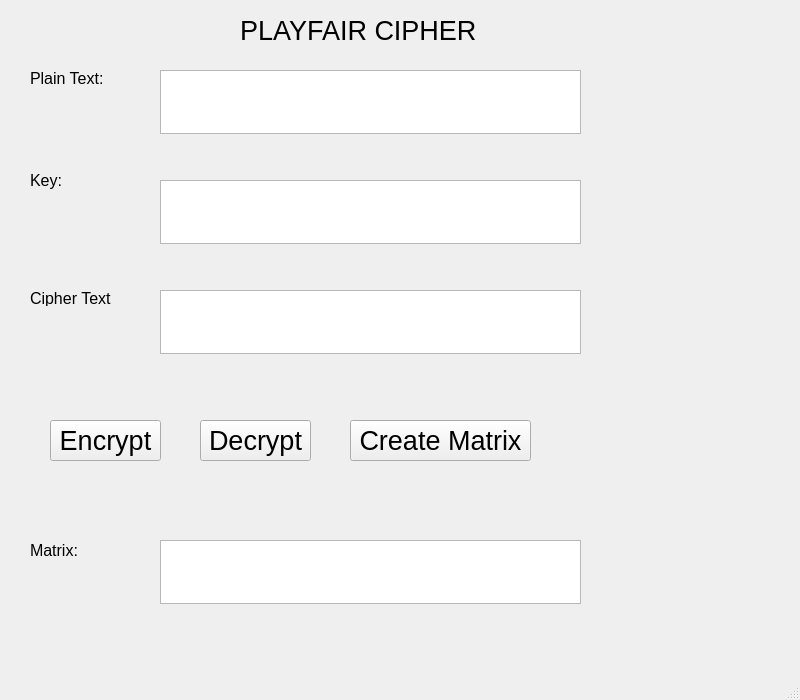
<?xml version="1.0" encoding="UTF-8"?>
<ui version="4.0">
 <class>MainWindow</class>
 <widget class="QMainWindow" name="MainWindow">
  <property name="geometry">
   <rect>
    <x>0</x>
    <y>0</y>
    <width>800</width>
    <height>700</height>
   </rect>
  </property>
  <property name="font">
   <font>
    <pointsize>20</pointsize>
   </font>
  </property>
  <property name="windowTitle">
   <string>MainWindow</string>
  </property>
  <widget class="QWidget" name="centralwidget">
   <widget class="QLabel" name="label">
    <property name="geometry">
     <rect>
      <x>240</x>
      <y>20</y>
      <width>241</width>
      <height>21</height>
     </rect>
    </property>
    <property name="text">
     <string>PLAYFAIR CIPHER</string>
    </property>
   </widget>
   <widget class="QLabel" name="label_2">
    <property name="geometry">
     <rect>
      <x>30</x>
      <y>70</y>
      <width>81</width>
      <height>16</height>
     </rect>
    </property>
    <property name="font">
     <font>
      <pointsize>12</pointsize>
     </font>
    </property>
    <property name="text">
     <string>Plain Text:</string>
    </property>
   </widget>
   <widget class="QLabel" name="label_3">
    <property name="geometry">
     <rect>
      <x>30</x>
      <y>170</y>
      <width>81</width>
      <height>21</height>
     </rect>
    </property>
    <property name="font">
     <font>
      <pointsize>12</pointsize>
     </font>
    </property>
    <property name="text">
     <string>Key:</string>
    </property>
   </widget>
   <widget class="QLabel" name="label_4">
    <property name="geometry">
     <rect>
      <x>30</x>
      <y>290</y>
      <width>81</width>
      <height>16</height>
     </rect>
    </property>
    <property name="font">
     <font>
      <pointsize>12</pointsize>
     </font>
    </property>
    <property name="text">
     <string>Cipher Text:</string>
    </property>
   </widget>
   <widget class="QLabel" name="label_5">
    <property name="geometry">
     <rect>
      <x>30</x>
      <y>540</y>
      <width>121</width>
      <height>21</height>
     </rect>
    </property>
    <property name="font">
     <font>
      <pointsize>12</pointsize>
     </font>
    </property>
    <property name="text">
     <string>Matrix:</string>
    </property>
   </widget>
   <widget class="QTextEdit" name="textPlainText">
    <property name="geometry">
     <rect>
      <x>160</x>
      <y>70</y>
      <width>421</width>
      <height>64</height>
     </rect>
    </property>
   </widget>
   <widget class="QTextEdit" name="textKey">
    <property name="geometry">
     <rect>
      <x>160</x>
      <y>180</y>
      <width>421</width>
      <height>64</height>
     </rect>
    </property>
   </widget>
   <widget class="QTextEdit" name="textCipherText">
    <property name="geometry">
     <rect>
      <x>160</x>
      <y>290</y>
      <width>421</width>
      <height>64</height>
     </rect>
    </property>
   </widget>
   <widget class="QTextEdit" name="textMatrix">
    <property name="geometry">
     <rect>
      <x>160</x>
      <y>540</y>
      <width>421</width>
      <height>64</height>
     </rect>
    </property>
    <property name="readOnly">
     <bool>true</bool>
    </property>
   </widget>
   <widget class="QPushButton" name="pushEncrypt">
    <property name="geometry">
     <rect>
      <x>50</x>
      <y>420</y>
      <width>111</width>
      <height>41</height>
     </rect>
    </property>
    <property name="text">
     <string>Encrypt</string>
    </property>
   </widget>
   <widget class="QPushButton" name="pushDecrypt">
    <property name="geometry">
     <rect>
      <x>200</x>
      <y>420</y>
      <width>111</width>
      <height>41</height>
     </rect>
    </property>
    <property name="text">
     <string>Decrypt</string>
    </property>
   </widget>
   <widget class="QPushButton" name="pushCreateMatrix">
    <property name="geometry">
     <rect>
      <x>350</x>
      <y>420</y>
      <width>181</width>
      <height>41</height>
     </rect>
    </property>
    <property name="text">
     <string>Create Matrix</string>
    </property>
   </widget>
  </widget>
  <widget class="QMenuBar" name="menubar">
   <property name="geometry">
    <rect>
     <x>0</x>
     <y>0</y>
     <width>800</width>
     <height>33</height>
    </rect>
   </property>
  </widget>
  <widget class="QStatusBar" name="statusbar"/>
 </widget>
 <resources/>
 <connections/>
</ui>
